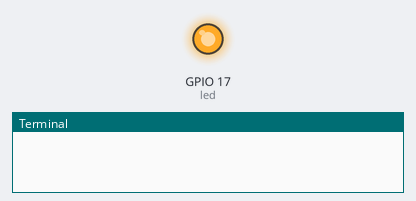
The program below on a simulated Raspberry Pi (BCM pin numbers). On the bench: output pins drawn as LEDs (lit = HIGH), the last lines printed to the terminal.

Above: at 0.05 s.
At 0.3 s:
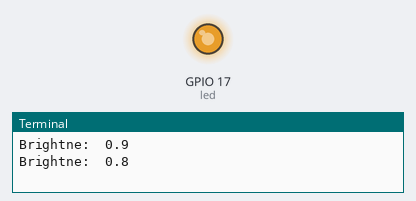
At 0.55 s:
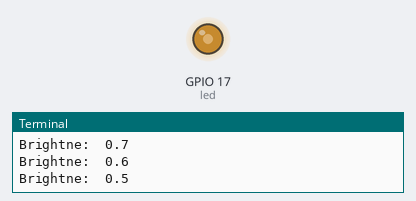
At 1.1 s:
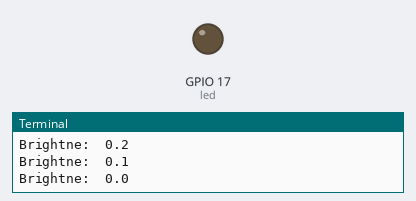
Timing chart, 0 to 3.0 s (numbered marks = the images above):
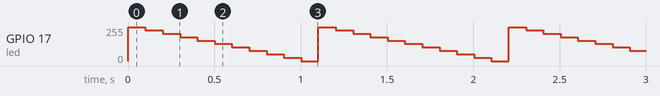

Measured:
- by itself, GPIO 17 (led): repeats every 1.1 s: 230/255 0.10 s, 204/255 0.10 s, 179/255 0.10 s, 153/255 0.10 s, 128/255 0.10 s, 102/255 0.10 s, 77/255 0.10 s, 51/255 0.10 s, 26/255 0.10 s, 0/255 0.10 s, 255/255 0.10 s

The program:

ulicna_rasvetljava.py
```python
#!/usr/bin/env python
# -*- coding: utf-8 -*-

from gpiozero import LED, LEDBoard, PWMLED
from time import sleep
from signal import pause

#Pin nubering is BCM and not BOARD numbering like in RPi.GPIO.

led = PWMLED(17)
#leds = LEDBoard(4, 17, 18, 27, 22, 23, 24, 25, 5, 6, pwm=True)


#leds.value = (0.0, 0.2, 0.0, 0.2, 0.0, 0.2, 0.0, 0.2, 0.0, 0.2)

brightnes = 1.0
while True:
    led.value = brightnes
    sleep(0.1)

    if brightnes >= 0.1:
        brightnes -= 0.1
        brightnes = round(brightnes, 1)
    elif brightnes == 0.0:
        brightnes = 1.0

    print("Brightne: ", brightnes)


pause()
```
